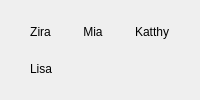
                  <widget class="QWidget" name="tab_2">
                   <attribute name="title">
                    <string>Female</string>
                   </attribute>
                   <layout class="QGridLayout" name="gridLayout_2">
                    <item row="0" column="0">
                     <widget class="QToolButton" name="zira_btn">
                      <property name="toolTip">
                       <string>to generate Zira voice</string>
                      </property>
                      <property name="text">
                       <string>Zira</string>
                      </property>
                      <property name="icon">
                       <iconset resource="../resources.qrc">
                        <normaloff>:/assets/resources/user.png</normaloff>:/assets/resources/user.png</iconset>
                      </property>
                      <property name="iconSize">
                       <size>
                        <width>30</width>
                        <height>30</height>
                       </size>
                      </property>
                      <property name="toolButtonStyle">
                       <enum>Qt::ToolButtonTextUnderIcon</enum>
                      </property>
                      <property name="autoRaise">
                       <bool>true</bool>
                      </property>
                     </widget>
                    </item>
                    <item row="0" column="1">
                     <widget class="QToolButton" name="neeta_3">
                      <property name="toolTip">
                       <string>to generate Mia voice</string>
                      </property>
                      <property name="text">
                       <string>Mia</string>
                      </property>
                      <property name="icon">
                       <iconset resource="../resources.qrc">
                        <normaloff>:/assets/resources/woman.png</normaloff>:/assets/resources/woman.png</iconset>
                      </property>
                      <property name="iconSize">
                       <size>
                        <width>30</width>
                        <height>30</height>
                       </size>
                      </property>
                      <property name="toolButtonStyle">
                       <enum>Qt::ToolButtonTextUnderIcon</enum>
                      </property>
                      <property name="autoRaise">
                       <bool>true</bool>
                      </property>
                     </widget>
                    </item>
                    <item row="0" column="2">
                     <widget class="QToolButton" name="neeta_5">
                      <property name="toolTip">
                       <string>to generate Katthy voice</string>
                      </property>
                      <property name="text">
                       <string>Katthy</string>
                      </property>
                      <property name="icon">
                       <iconset resource="../resources.qrc">
                        <normaloff>:/assets/resources/women 3.png</normaloff>:/assets/resources/women 3.png</iconset>
                      </property>
                      <property name="iconSize">
                       <size>
                        <width>30</width>
                        <height>30</height>
                       </size>
                      </property>
                      <property name="toolButtonStyle">
                       <enum>Qt::ToolButtonTextUnderIcon</enum>
                      </property>
                      <property name="autoRaise">
                       <bool>true</bool>
                      </property>
                     </widget>
                    </item>
                    <item row="1" column="0" colspan="2">
                     <widget class="QToolButton" name="neeta_4">
                      <property name="toolTip">
                       <string>to generate Lisa voice</string>
                      </property>
                      <property name="text">
                       <string>Lisa</string>
                      </property>
                      <property name="icon">
                       <iconset resource="../resources.qrc">
                        <normaloff>:/assets/resources/women 4.png</normaloff>:/assets/resources/women 4.png</iconset>
                      </property>
                      <property name="iconSize">
                       <size>
                        <width>30</width>
                        <height>30</height>
                       </size>
                      </property>
                      <property name="toolButtonStyle">
                       <enum>Qt::ToolButtonTextUnderIcon</enum>
                      </property>
                      <property name="autoRaise">
                       <bool>true</bool>
                      </property>
                     </widget>
                    </item>
                   </layout>
                  </widget>
